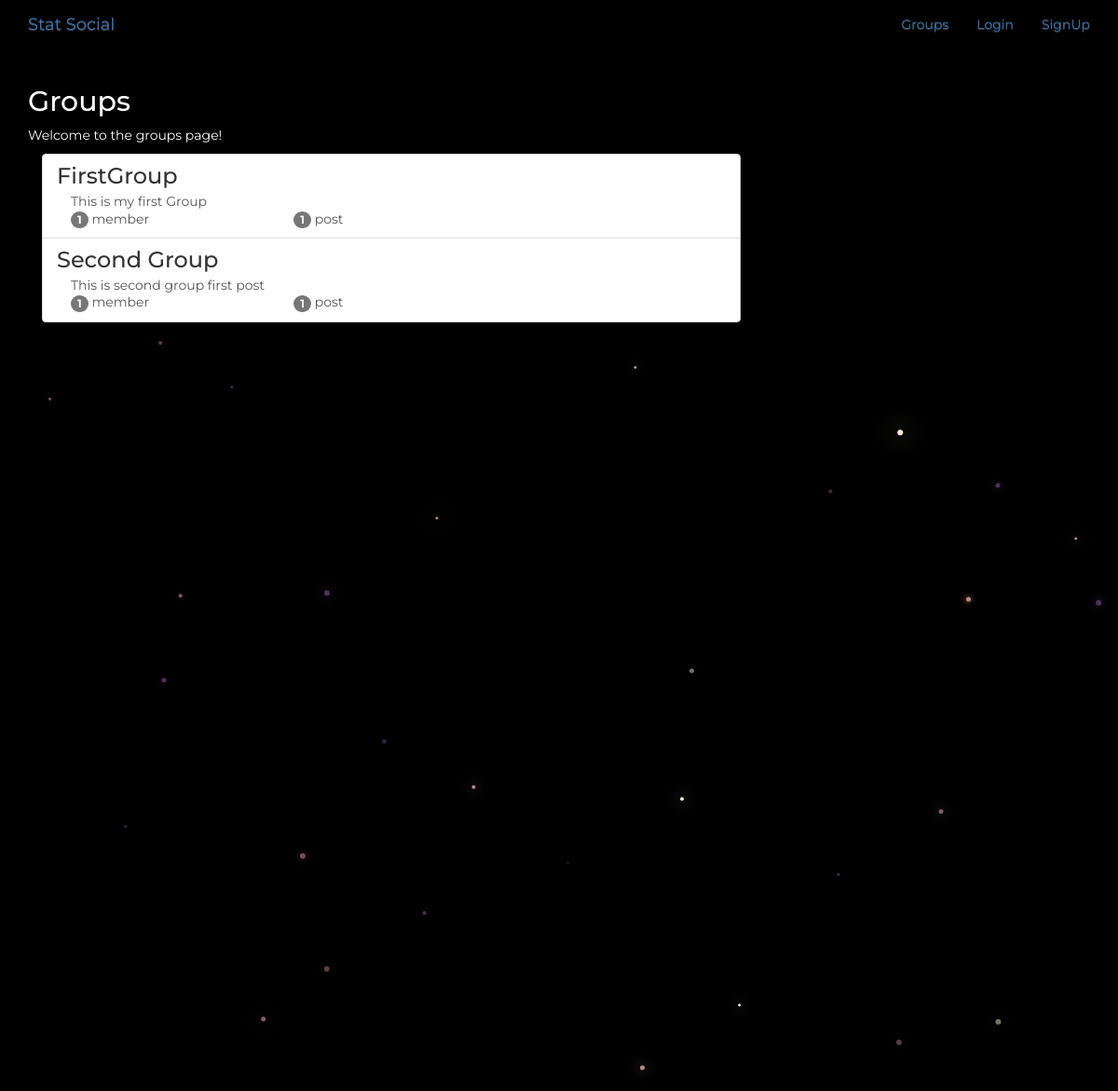
Page /group/ on the committed database.
### groups/models.py (models this page shows, shortened)
class Group(models.Model):
    name = models.CharField(max_length=255, unique=True)
    slug = models.SlugField(allow_unicode=True, unique=True)
    description = models.TextField(blank=True, default="")
    members = models.ManyToManyField(User, through="GroupMember")
    class Meta():
        ordering =['name']

### groups/views.py (the view)
class ListGroup(generic.ListView):
    model = Group

### groups/templates/groups/group_list.html (shortened to what this page needs)
{% extends "groups/group_base.html" %}
{% block pregroup %}
  <div class="col-mid-4">
    <div class="content">
      <h2>Groups</h2>
      <p>Welcome to the groups page!</p>
    </div>
  </div>
{% endblock %}
{% block group_content %}
  <div class="col-md-8">
    <div class="list-group">
      {% for group in object_list  %}
        <a class="list-group-item" href="{% url 'groups:single' slug=group.slug %}">
          <h3 class="title list-group-item-heading">{{group.name}}</h3>
          <div class="list-group-item-text container-fluid">
            {{group.description|safe}}
            <div class="row">
              <div class="col-md-4">
                <span class='badge'>{{group.members.count}}</span>
                member{{group.members.count|pluralize}}
              </div>
              <div class="col-md-4">
                <span class="badge">{{group.posts.count}}</span>
                post{{group.posts.count|pluralize}}
              </div>
            </div>
          </div>
        </a>
      {% endfor %}
    </div>
  </div>
{% endblock %}

### static/simplesocial/css/master.css (style rules this page uses)
body { font-family: 'Montserrat', sans-serif; margin: 0; overflow: hidden; background-color: black; color:white; }

### rows in the picture
Group: name "FirstGroup", description "This is my first Group", members.count "1", posts.count "1"
Group: name "Second Group", description "This is second group first post", members.count "1", posts.count "1"
